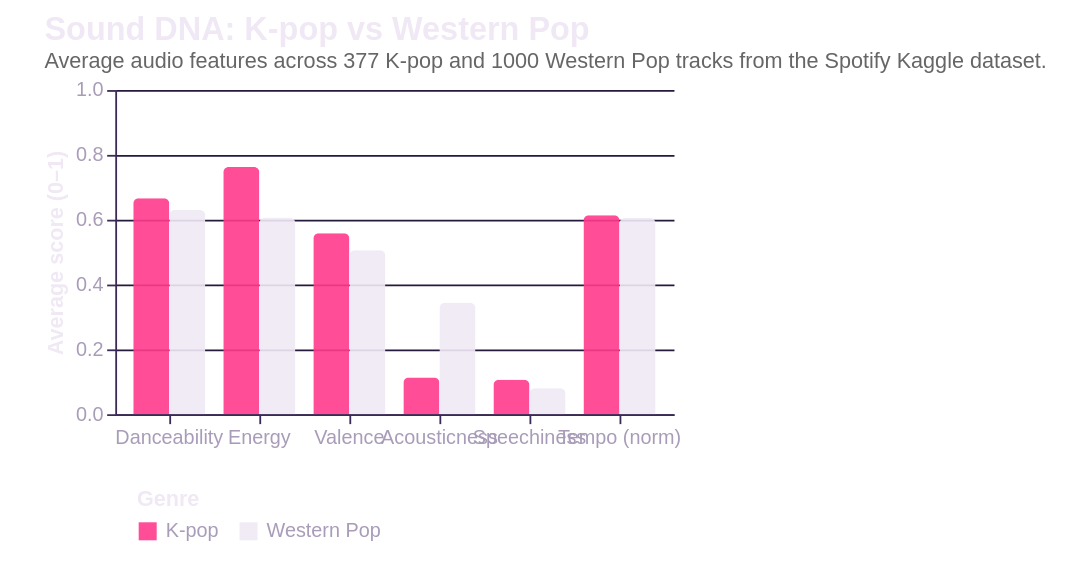

Specify this chart in Vega-Lite:
### Vega-Lite specification from a JSON file in a GitHub repository (floating-point values rounded to 4 significant figures)
{"title": {"text": "Sound DNA: K-pop vs Western Pop", "subtitle": "Average audio features across 377 K-pop and 1000 Western Pop tracks from the Spotify Kaggle dataset.", "anchor": "start", "fontSize": 18, "subtitleFontSize": 12, "subtitleColor": "#666"}, "width": "container", "height": 320, "autosize": {"type": "fit-x", "contains": "padding"}, "config": {"view": {"stroke": null}, "axis": {"labelFontSize": 11, "titleFontSize": 12, "labelColor": "#a89cb8", "titleColor": "#f0e9f5", "tickColor": "#3a2a55", "domainColor": "#3a2a55", "gridColor": "#26193e"}, "legend": {"orient": "bottom", "titleFontSize": 12, "labelFontSize": 11, "padding": 12, "offset": 12, "columns": 0, "labelColor": "#a89cb8", "titleColor": "#f0e9f5"}, "background": "transparent", "title": {"color": "#f0e9f5", "subtitleColor": "#a89cb8"}, "header": {"labelColor": "#f0e9f5", "titleColor": "#f0e9f5", "labelFontSize": 13, "labelFontWeight": "bold"}}, "data": {"values": [{"feature": "Danceability", "genre": "K-pop", "value": 0.666}, {"feature": "Energy", "genre": "K-pop", "value": 0.763}, {"feature": "Valence", "genre": "K-pop", "value": 0.558}, {"feature": "Acousticness", "genre": "K-pop", "value": 0.113}, {"feature": "Speechiness", "genre": "K-pop", "value": 0.106}, {"feature": "Danceability", "genre": "Western Pop", "value": 0.63}, {"feature": "Energy", "genre": "Western Pop", "value": 0.606}, {"feature": "Valence", "genre": "Western Pop", "value": 0.506}, {"feature": "Acousticness", "genre": "Western Pop", "value": 0.344}, {"feature": "Speechiness", "genre": "Western Pop", "value": 0.08}, {"feature": "Tempo (norm)", "genre": "K-pop", "value": 0.614}, {"feature": "Tempo (norm)", "genre": "Western Pop", "value": 0.605}]}, "mark": {"type": "bar", "cornerRadiusEnd": 3, "opacity": 0.9}, "encoding": {"x": {"field": "feature", "type": "nominal", "title": null, "axis": {"labelAngle": 0}, "sort": ["Danceability", "Energy", "Valence", "Acousticness", "Speechiness", "Tempo (norm)"]}, "xOffset": {"field": "genre", "type": "nominal"}, "y": {"field": "value", "type": "quantitative", "title": "Average score (0–1)", "scale": {"domain": [0, 1]}}, "color": {"field": "genre", "type": "nominal", "title": "Genre", "scale": {"domain": ["K-pop", "Western Pop"], "range": ["#ff3b8c", "#f0e9f5"]}, "legend": {"orient": "bottom"}}, "tooltip": [{"field": "feature", "title": "Feature"}, {"field": "genre", "title": "Genre"}, {"field": "value", "title": "Score", "format": ".3f"}]}, "$schema": "https://vega.github.io/schema/vega-lite/v5.json", "padding": {"left": 24, "right": 24, "top": 8, "bottom": 8}}
